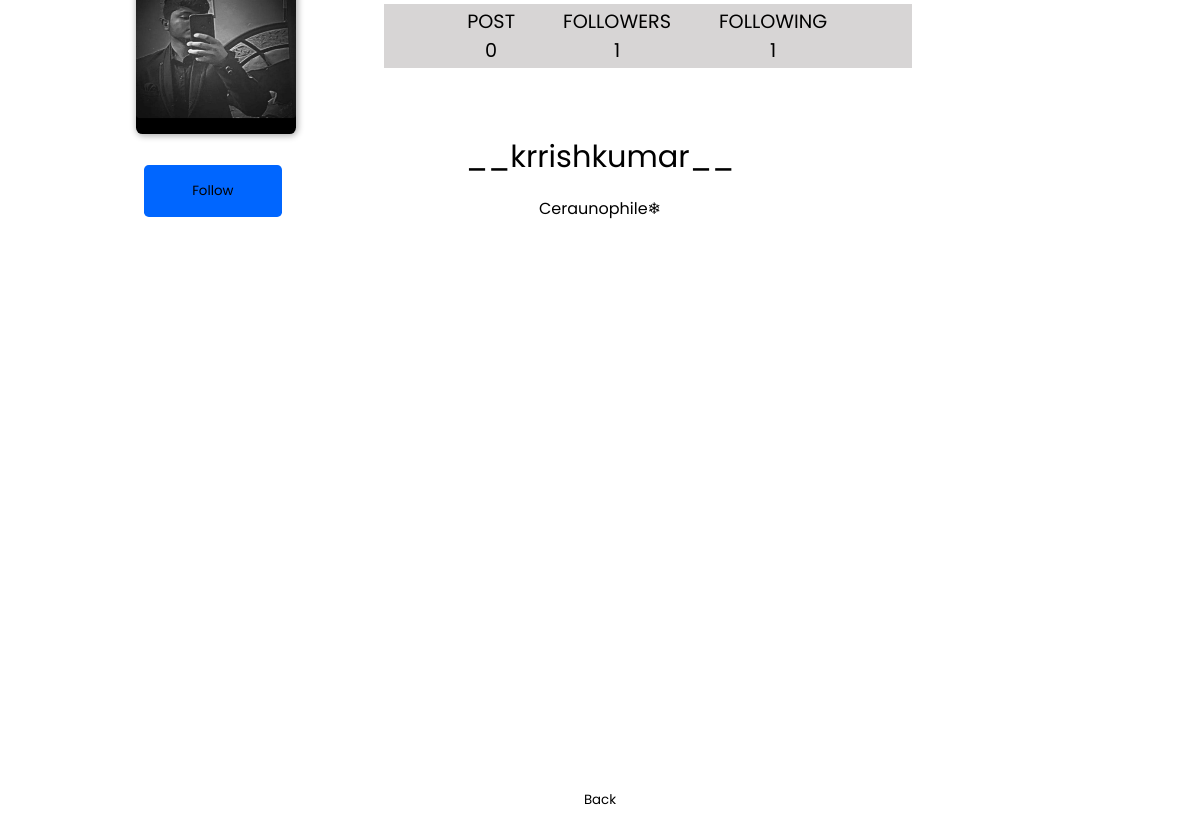
/profile/__krrishkumar__ (signed in), run on the app's committed database.
### social/models.py (models this page shows, shortened)
class Profile(models.Model):
    username=models.CharField(max_length=100)
    following=models.IntegerField(blank=True,default=0)
    followers=models.IntegerField(blank=True,default=0)
    profile_pic=models.ImageField(upload_to='profileImage',default='defaultprofileimg.png',blank=True)
    bio=models.CharField(max_length=100,blank=True)
    location=models.CharField(max_length=100,blank=True)
    number_of_posts=models.IntegerField(blank=True,default=0)

### social/views.py (the view)
# urls.py: path('profile/<str:user>',views.viewprofile,name='viewprofile'),
@login_required(login_url='/login')
def viewprofile(r,user):
    all_post=Post.objects.filter(username=user)
    if Followers.objects.filter(username=f'{r.user.username}',user_being_followed=user).exists():
        buttontxt='Unfollow'
    else:
        buttontxt='Follow'
    number_of_followers=len(Followers.objects.filter(user_being_followed=user))
    number_of_following=len(Followers.objects.filter(username=user))
    if Profile.objects.filter(username=user).exists():
        profile_obj=Profile.objects.get(username=user)
        user_following=Followers.objects.filter(username=user)
        user_following_names=[]
        user_following_profile_objs=[]
        for i in user_following:
            user_following_names.append(i.user_being_followed)
        for i in user_following_names:
            following_profiles=Profile.objects.filter(username=i)
            user_following_profile_objs.append(following_profiles)
        user_following_profile_objs=list(chain(*user_following_profile_objs))
        followers=Followers.objects.filter(user_being_followed=user)
        followers_names=[]
        for i in followers:
            followers_names.append(i.username)
        followers_names_obj=[]
        for i in followers_names:
            hh=Profile.objects.filter(username=i)
            followers_names_obj.append(hh)
        followers_names_obj=list(chain(*followers_names_obj))
        return render(r,'profile.html',{'profile':profile_obj,'buttontxt':buttontxt,'number_of_followers':number_of_followers,'number_of_following':number_of_following,'post':all_post,'followingprofiles':user_following_profile_objs,'user':user,'followersprofiles':followers_names_obj})
    else:
        return HttpResponse('error! @user not found')

### templates/profile.html (shortened to what this page needs)
{% load static %}
<!DOCTYPE html>
<html lang="en">
<head>
    <link rel="stylesheet" href={% static 'css/profile.css' %}>
</head>
<body>
    <div class="container">
        <div class="overlay-items">
            <div class="main-box">
                <div class="profileimage">
                    <img src="{{profile.profile_pic.url}}" alt="">
                </div>
                 <div class="usernameheading">
                    {{profile.username}}
                </div>
                <div class="stats-section">
                    <ul>
                        <li>POST<br>{{profile.number_of_posts}}</li>
                        <li class='followerstap' id='followers'>FOLLOWERS<br>{{number_of_followers}}</li>
                        <li class='followingtap' id='following'>FOLLOWING<br>{{number_of_following}}</li>
                    </ul>
                </div>
                <div class="bio-section">
                    {% if profile.bio != '' %}
                    <p>{{profile.bio}}</p>
                    {% else %}
                    <p>{{profile.username}} has no bio yet</p>
                    {% endif %}
                </div>
                <div class="button-container">
                    {% if profile.username == request.user.username %}
                    <a href="/settings"><button class="dynamic-action">Account Settings</button></a>
                    {% elif profile.username != request.user.username %}
                    <form action="/followupdate" method="post">
                    <button class="dynamic-action" type="submit"> {{buttontxt}} </button>
                </form>
                    {% endif %}
                </div>
                <div class="post-container">
                </div>
            </div>
            <a href="/"><button class='back-btn'>Back</button></a>
        </div>
        <div class="video-container">
        </div>
    </div>
</body>
</html>

### static/css/profile.css (style rules this page uses)
* { margin: 0; font-family: 'Poppins', sans-serif; }
.container { display: flex; justify-content: center; align-items: center; width: 100%; height: 100vh; position:relative; }
html { scrollbar-width: none; }
.video-container { position: absolute; width: 100%; height: 100vh; overflow-y:scroll }
.overlay-items { position:relative; z-index: 1; text-align: center; }
.main-box { position: relative; height: 50rem; background-color: rgba(255, 255, 255, 0.365); width: 58rem; }
.profileimage { position: relative; width: 10rem; height: 10rem; box-shadow: 1px 1px 6px 1px rgba(0, 0, 0, 0.315); border-radius: 0.4rem; }
.profileimage img { width: 10rem; height: 10rem; border-radius: 0.4rem; }
.stats-section { background-color: rgba(167, 164, 164, 0.456); position: relative; width: 33rem; height: 4rem; margin: auto; bottom: 11rem; left: 3rem; display: flex; justify-content: center; align-content: center; font-size: 1.2rem; }
ul { position: relative; right: 2.8rem; top: 0.2rem; }
li { list-style: none; float: left; margin-left: 3rem; }
.bio-section { position: relative; height: 3rem; width: 25rem; bottom: 3rem; margin: auto; overflow-y: scroll; word-wrap: break-word; z-index: 1; }
.button-container { position: absolute; width: max-content; bottom: 24.8rem; left: 0.5rem; }
.dynamic-action { padding: 1rem; width: 8.6rem; position:relative; border: none; outline: none; border-radius: 0.3rem; box-shadow:inset 0 0 0 0 rgba(6, 173, 195, 0.45); transition: 1.5s ease-out; background-color: rgb(0, 102, 255); bottom: 10rem; }
.usernameheading { margin: 0; padding: 0; position: relative; font-size: 1.9rem; cursor:pointer; }
.post-container { position: absolute; width: 100%; height: 30rem; overflow-y: scroll; top: 20rem; z-index: 4; }
.back-btn { position: relative; padding: 1rem; outline:none; border: none; border-radius: 0.3rem; width: 6rem; box-shadow: inset 0 0 0 0 rgb(18, 222, 212); transition: 1s ease-out; background-color: rgba(255, 255, 255, 0.616); }
.followerstap { cursor: pointer; }
.followingtap { cursor: pointer; }

### data on the page
Profile: profile_pic (picture), username "__krrishkumar__", number_of_posts "0", bio "Ceraunophile❄"

### other printed values
{{ number_of_followers }} "1"
{{ number_of_following }} "1"
{{ buttontxt }} "Follow"
